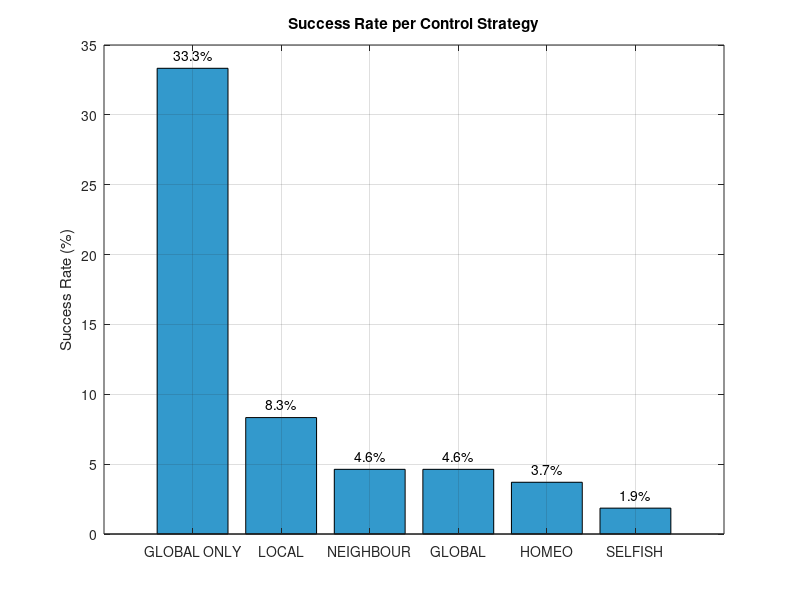

MATLAB code for this plot: (Note: this script raises an error after producing the figure.)
close all;
clear all;

% Data
methods = {'GLOBAL ONLY', 'LOCAL', 'NEIGHBOUR', 'GLOBAL', 'HOMEO', 'SELFISH'};
successes = [4, 3, 5, 5, 4, 2];
total_runs = [12, 36, 108, 108, 108, 108];
percentages = (successes ./ total_runs) * 100;

% Create bar plot
figure;
bar(percentages, 'FaceColor', [0.2 0.6 0.8]);
set(gca, 'XTickLabel', methods, 'XTick', 1:numel(methods), 'XTickLabelRotation', 45);
ylabel('Success Rate (%)');
title('Success Rate per Control Strategy');
grid on;

% Annotate bars with exact percentages (1 digit after the decimal)
for i = 1:length(percentages)
    text(i, percentages(i) + 0.5, sprintf('%.1f%%', percentages(i)), ...
        'HorizontalAlignment', 'center', 'VerticalAlignment', 'bottom');
end

%% Check actuation of M3 compared to Global error vs time 
% Load data from Excel file
filename = 'C:\Users\om21104\OneDrive - University of Bristol\Desktop\Project SC\Results\3_Modules_NAIVE\LEVELS\THESIS_Tests\FUNCTIONALITIES_COMPARISONS\Target_experiments_comparisons_NOGRAV\Wa0.33Wb0.33Wc0.33\EXP1_GLOBAL_ONLY.xlsx';  % Replace with your actual file name
data = readtable(filename);

% Extract relevant columns
time = data.current_time;
error = data.global_error;
actuation = 10 * data.M3_actuation_final;  % Scale actuation by 10

% Plot
figure;
plot(time, error, 'm-', 'LineWidth', 1.5); hold on;                    % Dashed line for error
plot(time, actuation, 'b-', 'LineWidth', 1.5);                         % Solid line for scaled actuation
yline(42, 'r:', 'LineWidth', 1.5);  
xlabel('Time (s)');
ylabel('Value');
title('Global Error vs M3 Actuation (Scaled x10)');
legend('Global Error', 'M3 Actuation x10');
grid on;


%% DATA ANALYSIS FOR GLOBAL ONLY %%
% Define file paths
filePaths = {
    'C:\Users\om21104\OneDrive - University of Bristol\Desktop\Project SC\Results\3_Modules_NAIVE\LEVELS\THESIS_Tests\FUNCTIONALITIES_COMPARISONS\Target_experiments_comparisons_NOGRAV\Wa0.33Wb0.33Wc0.33\EXP1_GLOBAL_ONLY.xlsx',
    'C:\Users\om21104\OneDrive - University of Bristol\Desktop\Project SC\Results\3_Modules_NAIVE\LEVELS\THESIS_Tests\FUNCTIONALITIES_COMPARISONS\Target_experiments_comparisons_NOGRAV\Wa0.33Wb0.33Wc0.33\EXP2_GLOBAL_ONLY.xlsx',
    'C:\Users\om21104\OneDrive - University of Bristol\Desktop\Project SC\Results\3_Modules_NAIVE\LEVELS\THESIS_Tests\FUNCTIONALITIES_COMPARISONS\Target_experiments_comparisons_NOGRAV\Wa0.33Wb0.33Wc0.33\EXP3_GLOBAL_ONLY.xlsx',
    'C:\Users\om21104\OneDrive - University of Bristol\Desktop\Project SC\Results\3_Modules_NAIVE\LEVELS\THESIS_Tests\FUNCTIONALITIES_COMPARISONS\Target_experiments_comparisons_NOGRAV\Wa0.33Wb0.33Wc0.33\target_air_500\EXP3_GLOBAL_ONLY.xlsx',
    'C:\Users\om21104\OneDrive - University of Bristol\Desktop\Project SC\Results\3_Modules_NAIVE\LEVELS\THESIS_Tests\FUNCTIONALITIES_COMPARISONS\Target_experiments_comparisons_NOGRAV\Wa0.33Wb0.33Wc1\EXP1_GLOBAL_ONLY.xlsx',
    'C:\Users\om21104\OneDrive - University of Bristol\Desktop\Project SC\Results\3_Modules_NAIVE\LEVELS\THESIS_Tests\FUNCTIONALITIES_COMPARISONS\Target_experiments_comparisons_NOGRAV\Additional Evidence\EXP2_GLOBAL_ONLY_Wc1_150s.xlsx',
    'C:\Users\om21104\OneDrive - University of Bristol\Desktop\Project SC\Results\3_Modules_NAIVE\LEVELS\THESIS_Tests\FUNCTIONALITIES_COMPARISONS\Target_experiments_comparisons_NOGRAV\Additional Evidence\EXP3_GLOBAL_ONLY_Wc1_90s.xlsx',
    'C:\Users\om21104\OneDrive - University of Bristol\Desktop\Project SC\Results\3_Modules_NAIVE\LEVELS\THESIS_Tests\FUNCTIONALITIES_COMPARISONS\Target_experiments_comparisons_NOGRAV\Wa0.33Wb0.33Wc1\target_air_500\EXP3_GLOBAL_ONLY.xlsx',
    'C:\Users\om21104\OneDrive - University of Bristol\Desktop\Project SC\Results\3_Modules_NAIVE\LEVELS\THESIS_Tests\FUNCTIONALITIES_COMPARISONS\Target_experiments_comparisons_NOGRAV\Wa0.33Wb0.33Wc3\EXP1_GLOBAL_ONLY.xlsx',
    'C:\Users\om21104\OneDrive - University of Bristol\Desktop\Project SC\Results\3_Modules_NAIVE\LEVELS\THESIS_Tests\FUNCTIONALITIES_COMPARISONS\Target_experiments_comparisons_NOGRAV\Wa0.33Wb0.33Wc3\EXP2_GLOBAL_ONLY.xlsx',
    'C:\Users\om21104\OneDrive - University of Bristol\Desktop\Project SC\Results\3_Modules_NAIVE\LEVELS\THESIS_Tests\FUNCTIONALITIES_COMPARISONS\Target_experiments_comparisons_NOGRAV\Wa0.33Wb0.33Wc3\EXP3_GLOBAL_ONLY.xlsx',
    'C:\Users\om21104\OneDrive - University of Bristol\Desktop\Project SC\Results\3_Modules_NAIVE\LEVELS\THESIS_Tests\FUNCTIONALITIES_COMPARISONS\Target_experiments_comparisons_NOGRAV\Wa0.33Wb0.33Wc3\target_air_500\EXP3_GLOBAL_ONLY.xlsx',
};

% Define experiment colors
expColors = containers.Map({'1','2','3','4'}, ...
    {[0 0.45 0.74], [0.85 0.33 0.1], [0.93 0.69 0.13], [0.49 0.18 0.56]});

% Define Wc marker styles
wcMarkers = containers.Map({'0.33','1','3'}, {'o','^','s'});

% Create figure
figure;
set(gcf, 'Position', [100, 100, 1000, 800]);

% Containers to track plotted legend entries per subplot
plottedLegendEntries = cell(4,1);
for idx = 1:4
    plottedLegendEntries{idx} = containers.Map;
end

for i = 1:length(filePaths)
    data = readtable(filePaths{i});
    current_time = data.current_time;
    global_error = data.global_error;

    % Extract Wc_final (assumed numeric)
    if ismember('Wc_final', data.Properties.VariableNames)
        wc_val = data.Wc_final(1);
    else
        wc_val = NaN;
    end
    wc_key = num2str(wc_val);

    % Assign marker shape
    if isKey(wcMarkers, wc_key)
        marker = wcMarkers(wc_key);
    else
        marker = '.';  % fallback marker
    end

    % Get file name (without extension)
    [~, name, ~] = fileparts(filePaths{i});

    % Determine subplot index and experiment number:
    if contains(filePaths{i}, 'target_air_500')
        subplotIdx = 4;  % EXP4 group for target_air_500
        expNum = '4';
    else
        expMatch = regexp(name, 'EXP(\d)', 'tokens');
        if ~isempty(expMatch)
            expNum = expMatch{1}{1};
        else
            expNum = '1'; % default
        end
        subplotIdx = str2double(expNum);
    end

    % Plot in the appropriate subplot
    subplot(4,1,subplotIdx);
    hold on;

    % Plot line with color and markers spaced over data
    h = plot(current_time, global_error, ...
        'Color', expColors(expNum), ...
        'LineWidth', 1.5, ...
        'Marker', marker, ...
        'MarkerIndices', 1:25:length(current_time)); 

    % Add legend entry for marker type only once per subplot
    legendKey = ['Wc = ' wc_key];
    if ~isKey(plottedLegendEntries{subplotIdx}, legendKey)
        plottedLegendEntries{subplotIdx}(legendKey) = h;
    end

    % Fix axis limits
    xlim([0 150]);
    ylim([0 250]);

    % Add red dotted horizontal line at y=42
    yline(42, 'r--', 'LineWidth', 1.5);


    % Format subplot
    title(['EXP' num2str(subplotIdx)], 'FontWeight', 'bold');
    xlabel('Time');
    ylabel('Global Error');
    grid on;
end

% Add one legend per subplot on the right
for subplotIdx = 1:4
    subplot(4,1,subplotIdx);
    keysList = keys(plottedLegendEntries{subplotIdx});
    legendHandles = values(plottedLegendEntries{subplotIdx});
    legendLabels = keysList;

    % Place legend outside to the right
    legend([legendHandles{:}], legendLabels, ...
        'Location', 'eastoutside', ...
        'Box', 'off');
end

%% DATA ANALYSIS FOR LOCAL Wa/Wc Combinations
filePaths = {
    'C:\Users\om21104\OneDrive - University of Bristol\Desktop\Project SC\Results\3_Modules_NAIVE\LEVELS\THESIS_Tests\FUNCTIONALITIES_COMPARISONS\Target_experiments_comparisons_NOGRAV\Wa1Wb1Wc1\EXP1_LOCAL.xlsx',
    'C:\Users\om21104\OneDrive - University of Bristol\Desktop\Project SC\Results\3_Modules_NAIVE\LEVELS\THESIS_Tests\FUNCTIONALITIES_COMPARISONS\Target_experiments_comparisons_NOGRAV\Wa0.33Wb1Wc3\EXP1_LOCAL.xlsx',
    'C:\Users\om21104\OneDrive - University of Bristol\Desktop\Project SC\Results\3_Modules_NAIVE\LEVELS\THESIS_Tests\FUNCTIONALITIES_COMPARISONS\Target_experiments_comparisons_NOGRAV\Wa1Wb1Wc3\EXP1_LOCAL.xlsx',
    'C:\Users\om21104\OneDrive - University of Bristol\Desktop\Project SC\Results\3_Modules_NAIVE\LEVELS\THESIS_Tests\FUNCTIONALITIES_COMPARISONS\Target_experiments_comparisons_NOGRAV\Wa3Wb1Wc0.33\EXP1_LOCAL.xlsx',
    'C:\Users\om21104\OneDrive - University of Bristol\Desktop\Project SC\Results\3_Modules_NAIVE\LEVELS\THESIS_Tests\FUNCTIONALITIES_COMPARISONS\Target_experiments_comparisons_NOGRAV\Wa1Wb1Wc1\EXP3_LOCAL.xlsx',
    'C:\Users\om21104\OneDrive - University of Bristol\Desktop\Project SC\Results\3_Modules_NAIVE\LEVELS\THESIS_Tests\FUNCTIONALITIES_COMPARISONS\Target_experiments_comparisons_NOGRAV\Wa0.33Wb1Wc3\EXP3_LOCAL.xlsx',
    'C:\Users\om21104\OneDrive - University of Bristol\Desktop\Project SC\Results\3_Modules_NAIVE\LEVELS\THESIS_Tests\FUNCTIONALITIES_COMPARISONS\Target_experiments_comparisons_NOGRAV\Wa1Wb1Wc3\EXP3_LOCAL.xlsx',
    'C:\Users\om21104\OneDrive - University of Bristol\Desktop\Project SC\Results\3_Modules_NAIVE\LEVELS\THESIS_Tests\FUNCTIONALITIES_COMPARISONS\Target_experiments_comparisons_NOGRAV\Wa3Wb1Wc0.33\EXP3_LOCAL.xlsx',
};

% === DEFINE COMBINATIONS TO TRACK ===
targetCombos = {
    struct('Wa', 1,    'Wc', 1,    'label', 'Success (Wa=1, Wc=1)',    'marker', 'o', 'color', [0.2 0.7 0.2]);
    struct('Wa', 0.33, 'Wc', 3,    'label', 'Low Wa (0.33, Wc=3)',     'marker', 's', 'color', [0 0.45 0.74]);
    struct('Wa', 1,    'Wc', 3,    'label', 'High Wc (Wa=1, Wc=3)',    'marker', '^', 'color', [0.85 0.33 0.1]);
    struct('Wa', 3,    'Wc', 0.33, 'label', 'High Wa (3, Wc=0.33)',    'marker', 'd', 'color', [0.49 0.18 0.56]);
};

% === FIGURE SETUP ===
figure('Name', 'LOCAL Strategy - Global Error Analysis');
set(gcf, 'Position', [100, 100, 1000, 900]);

legendTracker = cell(4,1); % Track legend per subplot
for idx = 1:4
    legendTracker{idx} = containers.Map;
end

% === PARSE AND PLOT EACH FILE ===
for i = 1:length(filePaths)
    [~, name, ~] = fileparts(filePaths{i});
    data = readtable(filePaths{i});
    
    if ~all(ismember({'Wa', 'Wc_final', 'current_time', 'global_error'}, data.Properties.VariableNames))
        warning('Skipping %s: Missing expected columns.', name);
        continue;
    end

    Wa = round(data.Wa(1), 2);
    Wc = round(data.Wc_final(1), 2);
    t = data.current_time;
    e = data.global_error;

    % Determine which target combo this belongs to
    comboIdx = -1;
    for k = 1:length(targetCombos)
        if abs(Wa - targetCombos{k}.Wa) < 0.01 && abs(Wc - targetCombos{k}.Wc) < 0.01
            comboIdx = k;
            break;
        end
    end
    if comboIdx == -1
        continue; % not one of the 4 selected cases
    end

    % === Determine EXP# (subplot index) ===
    if contains(name, 'target_air_500', 'IgnoreCase', true)
        subplotIdx = 4;
    else
        expMatch = regexp(name, 'EXP(\d)', 'tokens');
        if ~isempty(expMatch)
            subplotIdx = str2double(expMatch{1}{1});
        else
            subplotIdx = 1; % default fallback
        end
    end

    % === PLOT ===
    subplot(4,1,subplotIdx);
    hold on;

    plot(t, e, ...
        'Color', targetCombos{comboIdx}.color, ...
        'LineWidth', 1.5, ...
        'Marker', targetCombos{comboIdx}.marker, ...
        'MarkerIndices', 1:25:length(t));

    title(['EXP' num2str(subplotIdx)], 'FontWeight', 'bold');
    xlabel('Time (s)');
    ylabel('Global Error');
    grid on;
    xlim([0, 60]);
    ylim([0, 110]);

    % Add reference line
    yline(42, 'r--', 'LineWidth', 1.2);

    % Track legend (only add one per combo)
    label = targetCombos{comboIdx}.label;
    if ~isKey(legendTracker{subplotIdx}, label)
        legendTracker{subplotIdx}(label) = ...
            plot(NaN, NaN, ...
            'Color', targetCombos{comboIdx}.color, ...
            'Marker', targetCombos{comboIdx}.marker, ...
            'LineStyle', '-', ...
            'LineWidth', 1.5);
    end
end

% === ADD LEGENDS TO EACH SUBPLOT ===
for subplotIdx = 1:4
    subplot(4,1,subplotIdx);
    legKeys = keys(legendTracker{subplotIdx});
    legVals = values(legendTracker{subplotIdx});
    if ~isempty(legKeys)
        legend([legVals{:}], legKeys, 'Location', 'eastoutside', 'Box', 'off');
    end
end


% === ADDITIONAL FULL EXP1 PLOT ===
figure('Name','Full Plot - EXP1','Position', [200, 200, 1000, 400]);
hold on;

legendEntries = containers.Map;  % <-- ✅ Initialize here

for i = 1:length(filePaths)
    if contains(filePaths{i}, 'EXP1') && ~contains(filePaths{i}, 'target_air_500')
        data = readtable(filePaths{i});
        current_time = data.current_time;
        global_error = data.global_error;

        if ismember('Wc_final', data.Properties.VariableNames)
            wc_val = data.Wc_final(1);
        else
            wc_val = NaN;
        end
        wc_key = num2str(wc_val);

        if isKey(wcMarkers, wc_key)
            marker = wcMarkers(wc_key);
        else
            marker = '.';
        end

        [~, name, ~] = fileparts(filePaths{i});
        expMatch = regexp(name, 'EXP(\d)', 'tokens');
        if ~isempty(expMatch)
            expNum = expMatch{1}{1};
        else
            expNum = '1';
        end

        h = plot(current_time, global_error, ...
            'Color', expColors(expNum), ...
            'LineWidth', 1.5, ...
            'Marker', marker, ...
            'MarkerIndices', 1:25:length(current_time));

        % ✅ Now this works:
        legendEntries(wc_key) = h;
    end
end


%% Actuation singal Comparison: M1, M2 and M3 (Wc) for the 4 Wa/Wc combinations in the previous graph

filePaths = {
    'C:\Users\om21104\OneDrive - University of Bristol\Desktop\Project SC\Results\3_Modules_NAIVE\LEVELS\THESIS_Tests\FUNCTIONALITIES_COMPARISONS\Target_experiments_comparisons_NOGRAV\Wa1Wb1Wc1\EXP1_LOCAL.xlsx',
    'C:\Users\om21104\OneDrive - University of Bristol\Desktop\Project SC\Results\3_Modules_NAIVE\LEVELS\THESIS_Tests\FUNCTIONALITIES_COMPARISONS\Target_experiments_comparisons_NOGRAV\Wa0.33Wb1Wc3\EXP1_LOCAL.xlsx',
    'C:\Users\om21104\OneDrive - University of Bristol\Desktop\Project SC\Results\3_Modules_NAIVE\LEVELS\THESIS_Tests\FUNCTIONALITIES_COMPARISONS\Target_experiments_comparisons_NOGRAV\Wa1Wb1Wc3\EXP1_LOCAL.xlsx',
    'C:\Users\om21104\OneDrive - University of Bristol\Desktop\Project SC\Results\3_Modules_NAIVE\LEVELS\THESIS_Tests\FUNCTIONALITIES_COMPARISONS\Target_experiments_comparisons_NOGRAV\Wa3Wb1Wc0.33\EXP1_LOCAL.xlsx',
};

% === Define Wa/Wc combinations ===
targetCombos = {
    struct('Wa', 1,    'Wc', 1,    'label', 'Wa=1, Wc=1',    'color', [0.2 0.7 0.2]);
    struct('Wa', 0.33, 'Wc', 3,    'label', 'Wa=0.33, Wc=3', 'color', [0 0.45 0.74]);
    struct('Wa', 1,    'Wc', 3,    'label', 'Wa=1, Wc=3',    'color', [0.85 0.33 0.1]);
    struct('Wa', 3,    'Wc', 0.33, 'label', 'Wa=3, Wc=0.33', 'color', [0.49 0.18 0.56]);
};

% === Figure Setup ===
figure('Name', 'Actuation Comparison (M1, M2, M3)');
set(gcf, 'Position', [100, 100, 1000, 900]);

for i = 1:length(filePaths)
    data = readtable(filePaths{i});
    [~, name, ~] = fileparts(filePaths{i});
    
    if ~all(ismember({'Wa', 'Wc_final', 'current_time', ...
                     'M1_actuation_final', 'M2_actuation_final', 'M3_actuation_final'}, ...
                     data.Properties.VariableNames))
        warning('Skipping %s: Missing required columns.', name);
        continue;
    end
    
    Wa = round(data.Wa(1), 2);
    Wc = round(data.Wc_final(1), 2);
    t = data.current_time;
    m1 = data.M1_actuation_final;
    m2 = data.M2_actuation_final;
    m3 = data.M3_actuation_final;

    % Identify which subplot this Wa/Wc combo maps to
    comboIdx = -1;
    for k = 1:length(targetCombos)
        if abs(Wa - targetCombos{k}.Wa) < 0.01 && abs(Wc - targetCombos{k}.Wc) < 0.01
            comboIdx = k;
            break;
        end
    end
    if comboIdx == -1
        warning('Combination Wa=%.2f, Wc=%.2f not in target list.', Wa, Wc);
        continue;
    end

    % === PLOT in Subplot ===
    subplot(4,1,comboIdx);
    hold on;
    
    % Plot M1 (Wa)
    plot(t, m1, '-', 'LineWidth', 1.5, ...
        'DisplayName', 'M1 Actuation');
    
    % Plot M2
    plot(t, m2, '-', 'LineWidth', 1.5, ...
        'DisplayName', 'M2 Actuation');

    % Plot M3 (Wc)
    plot(t, m3, '-', 'LineWidth', 1.5, ...
        'DisplayName', 'M3 Actuation');
    
    title(['Actuation for ' targetCombos{comboIdx}.label], 'FontWeight', 'bold');
    xlabel('Time (s)');
    ylabel('Actuation Value');
    grid on;
    lgd = legend('Location', 'eastoutside', 'Box', 'off');
    xlim([0, max(t)]);
end


% ==============================================================
%% ======= SAME BUT WA / WB / WC FOR DECENTRALISED CONTROL
% ==============================================================

filePaths = {
    'C:\Users\om21104\OneDrive - University of Bristol\Desktop\Project SC\Results\3_Modules_NAIVE\LEVELS\THESIS_Tests\FUNCTIONALITIES_COMPARISONS\Target_experiments_comparisons_NOGRAV\Wa1Wb1Wc3\EXP2_SELFISH.xlsx',
    'C:\Users\om21104\OneDrive - University of Bristol\Desktop\Project SC\Results\3_Modules_NAIVE\LEVELS\THESIS_Tests\FUNCTIONALITIES_COMPARISONS\Target_experiments_comparisons_NOGRAV\Wa3Wb3Wc3\EXP2_SELFISH.xlsx',
};

% Define combinations with Wa, Wb, and Wc
targetCombos = {
    struct('Wa', 1, 'Wb', 1, 'Wc', 3, 'label', 'Wa=1, Wb=1, Wc=3', 'color', [0 0.45 0.74]);
    struct('Wa', 3, 'Wb', 3, 'Wc', 3, 'label', 'Wa=3, Wb=3, Wc=3', 'color', [0.85 0.33 0.1]);
};

% === Figure Setup ===
figure('Name', 'Actuation Comparison for Varying Wa/Wb (Wc=3)');
set(gcf, 'Position', [100, 100, 900, 700]);

for i = 1:length(filePaths)
    data = readtable(filePaths{i});
    [~, name, ~] = fileparts(filePaths{i});

    if ~all(ismember({'Wa', 'final_Wb_M1', 'Wc_final', 'current_time', ...
                      'M1_actuation_final', 'M2_actuation_final', 'M3_actuation_final'}, ...
                      data.Properties.VariableNames))
        warning('Skipping %s: Missing required columns.', name);
        continue;
    end

    Wa = round(data.Wa(1), 2);
    Wb = round(data.final_Wb_M1(1), 2);
    Wc = round(data.Wc_final(1), 2);
    t = data.current_time;
    m1 = data.M1_actuation_final;
    m2 = data.M2_actuation_final;
    m3 = data.M3_actuation_final;

    % Match combination
    comboIdx = -1;
    for k = 1:length(targetCombos)
        if abs(Wa - targetCombos{k}.Wa) < 0.01 && ...
           abs(Wb - targetCombos{k}.Wb) < 0.01 && ...
           abs(Wc - targetCombos{k}.Wc) < 0.01
            comboIdx = k;
            break;
        end
    end
    if comboIdx == -1
        warning('Combination Wa=%.2f, Wb=%.2f, Wc=%.2f not matched.', Wa, Wb, Wc);
        continue;
    end

    % === PLOT in Subplot ===
    subplot(2,1,comboIdx);
    hold on;

    plot(t, m1, '-', 'LineWidth', 1.5, 'DisplayName', 'M1 Actuation');
    plot(t, m2, '-', 'LineWidth', 1.5, 'DisplayName', 'M2 Actuation');
    plot(t, m3, '-', 'LineWidth', 1.5, 'DisplayName', 'M3 Actuation');

    title(['Actuation for ' targetCombos{comboIdx}.label], 'FontWeight', 'bold');
    xlabel('Time (s)');
    ylabel('Actuation Value');
    grid on;
    legend('Location', 'eastoutside', 'Box', 'off');
    xlim([0, max(t)]);
end

% ==============================================================
%% ======= COMPARING LOCAL/FINAL WB FOR TASK 1 BETWEEN N/S/G 
% ==============================================================

% === FILE PATHS (EDIT THESE) ===
filePaths = {
    'C:\Users\om21104\OneDrive - University of Bristol\Desktop\Project SC\Results\3_Modules_NAIVE\LEVELS\THESIS_Tests\FUNCTIONALITIES_COMPARISONS\Target_experiments_comparisons_NOGRAV\Wa1Wb1Wc0.33\EXP1_NEIGHBOUR.xlsx',
    'C:\Users\om21104\OneDrive - University of Bristol\Desktop\Project SC\Results\3_Modules_NAIVE\LEVELS\THESIS_Tests\FUNCTIONALITIES_COMPARISONS\Target_experiments_comparisons_NOGRAV\Wa1Wb1Wc0.33\EXP1_SELFISH.xlsx',
    'C:\Users\om21104\OneDrive - University of Bristol\Desktop\Project SC\Results\3_Modules_NAIVE\LEVELS\THESIS_Tests\FUNCTIONALITIES_COMPARISONS\Target_experiments_comparisons_NOGRAV\Wa1Wb1Wc0.33\EXP1_GLOBAL.xlsx',
    'C:\Users\om21104\OneDrive - University of Bristol\Desktop\Project SC\Results\3_Modules_NAIVE\LEVELS\THESIS_Tests\FUNCTIONALITIES_COMPARISONS\Target_experiments_comparisons_NOGRAV\Wa1Wb1Wc0.33\EXP1_HOMEO.xlsx',
};

% === STRATEGY IDENTIFIERS ===
strategies = {'NEIGHBOUR', 'SELFISH', 'GLOBAL', 'HOMEO'};
strategyColors = containers.Map(...
    {'M1_local', 'M1_final', 'M2_local', 'M2_final'}, ...
    {[0 0.2 0.8], [0.6 0.8 1], [1 0 0], [1 0.7 0.4]});  % now: M1_local = dark blue, M1_final = light blue, M2_local = red, M2_final = orange

% === SETUP FIGURE ===
figure('Name', 'Wb Evolution per Strategy');
set(gcf, 'Position', [200, 100, 1200, 900]);

% === LOOP OVER STRATEGIES ===
for s = 1:length(strategies)
    strategy = strategies{s};

    % === FIND FILES FOR STRATEGY ===
    strategyFiles = filePaths(contains(filePaths, strategy, 'IgnoreCase', true));

    if isempty(strategyFiles)
        warning('No files found for strategy: %s', strategy);
        continue;
    end

    % === SETUP SUBPLOT ===
    subplot(length(strategies),1,s);  % Changed from 2,2,s to 4,1,s to stack vertically
    hold on;
    title(strategy, 'FontWeight', 'bold', 'FontSize', 12);
    xlabel('Time (s)');
    ylabel('W_b value');
    grid on;

    % === PLOT EACH FILE IN STRATEGY GROUP ===
    for f = 1:length(strategyFiles)
        data = readtable(strategyFiles{f});

        if ~all(ismember({'current_time', 'local_Wb_M1', 'local_Wb_M2', 'final_Wb_M1', 'final_Wb_M2'}, ...
                         data.Properties.VariableNames))
            warning('Missing columns in: %s', strategyFiles{f});
            continue;
        end

        t = data.current_time;
        lM1 = data.local_Wb_M1;
        lM2 = data.local_Wb_M2;
        fM1 = data.final_Wb_M1;
        fM2 = data.final_Wb_M2;

        % Plot lines
        plot(t, lM1, '-', 'Color', strategyColors('M1_local'), 'LineWidth', 2, 'DisplayName', 'local W_b M1');
        plot(t, fM1, '-', 'Color', strategyColors('M1_final'), 'LineWidth', 2, 'DisplayName', 'final W_b M1');
        plot(t, lM2, '-', 'Color', strategyColors('M2_local'), 'LineWidth', 2, 'DisplayName', 'local W_b M2');
        plot(t, fM2, '-', 'Color', strategyColors('M2_final'), 'LineWidth', 2, 'DisplayName', 'final W_b M2');
    end

    legend({'local W_b M1', 'final W_b M1', 'local W_b M2', 'final W_b M2'}, ...
           'Location', 'eastoutside', 'Box', 'off');
    ylim([0 1.05]); % adjust if needed
    hold off;
end




% ==============================================================
% ======= Energy Tracking per File with Zero-Actuation Highlight
% ==============================================================

%% === Define file paths manually ===
filePaths = {
    'C:\Users\om21104\OneDrive - University of Bristol\Desktop\Project SC\Results\3_Modules_NAIVE\LEVELS\THESIS_Tests\FUNCTIONALITIES_COMPARISONS\Target_experiments_comparisons_NOGRAV\Wa1Wb1Wc1\EXP1_GLOBAL_ONLY.xlsx',
    'C:\Users\om21104\OneDrive - University of Bristol\Desktop\Project SC\Results\3_Modules_NAIVE\LEVELS\THESIS_Tests\FUNCTIONALITIES_COMPARISONS\Target_experiments_comparisons_NOGRAV\Wa1Wb1Wc1\EXP1_LOCAL.xlsx',
};

% === PARAMETERS ===
stiffness = 100;  % Spring stiffness constant
strategyGroups = {'LOCAL', 'NEIGHBOUR', 'SELFISH', 'GLOBAL', 'HOMEO', 'GLOBAL_ONLY'};
numFiles = length(filePaths);

% === FIGURE SETUP ===
figure('Name','Energy per File');

for i = 1:numFiles
    filePath = filePaths{i};
    [~, fileName, ext] = fileparts(filePath);  % Get just the name for title
    fileName = [fileName, ext];  % Add extension back for display
    T = readtable(filePath);

    % Extract area and time
    A1 = T.area_M1;
    A2 = T.area_M2;
    A3 = T.area_M3;
    t = T.current_time;

    % Reference areas at t=0
    A1_ref = A1(1);
    A2_ref = A2(1);
    A3_ref = A3(1);

    % Compute energy over time
    E = 0.5 * stiffness * ((A1 - A1_ref).^2 + (A2 - A2_ref).^2 + (A3 - A3_ref).^2);

    % Identify actuation columns
    m1 = T.M1_actuation_final;
    m2 = T.M2_actuation_final;
    m3 = T.M3_actuation_final;
    isZeroAll = (m1 == 0) & (m2 == 0) & (m3 == 0);

    % Find all ≥5s periods of zero actuation
    d = diff([0; isZeroAll; 0]);
    starts = find(d == 1);
    ends = find(d == -1) - 1;
    validStarts = [];
    validEnds = [];

    for z = 1:length(starts)
        duration = t(ends(z)) - t(starts(z));
        if duration >= 5
            validStarts(end+1) = starts(z);
            validEnds(end+1) = ends(z);
        end
    end

    % Determine strategy from filename
    fname = upper(fileName);
    groupLabel = 'UNKNOWN';
    for k = 1:length(strategyGroups)
        if contains(fname, strategyGroups{k}, 'IgnoreCase', true)
            groupLabel = strategyGroups{k};
            break;
        end
    end

    % === PLOT ===
    subplot(numFiles, 1, i);
    plot(t, E, 'b', 'LineWidth', 1.5);
    xlim([0, 60]);
    ylim([0, 6e7]);

    hold on;

    % Highlight all valid zero-actuation periods
    for j = 1:length(validStarts)
        tStart = t(validStarts(j));
        tEnd = t(validEnds(j));
        idxRange = (t >= tStart & t <= tEnd);
        area(t(idxRange), E(idxRange), 'FaceColor', [1, 0.7, 0.7], 'EdgeColor', 'none');
    end

    % Extract strategy (groupLabel) - already done
    % Extract EXP number from filename using regexp
    expMatch = regexp(fname, 'EXP[_\s]?0*(\d+)', 'tokens', 'ignorecase');
    if ~isempty(expMatch)
        expNum = expMatch{1}{1};  % Get the number part as a string
    else
        expNum = 'Unknown';
    end
    
    % Update title to "STRATEGY - EXP#"
    title(sprintf('%s — EXP%s', groupLabel, expNum), 'Interpreter', 'none');

    ylabel('Energy');
    if i == numFiles
        xlabel('Time (s)');
    end
    grid on;
    xlim([0, 60]);
end
